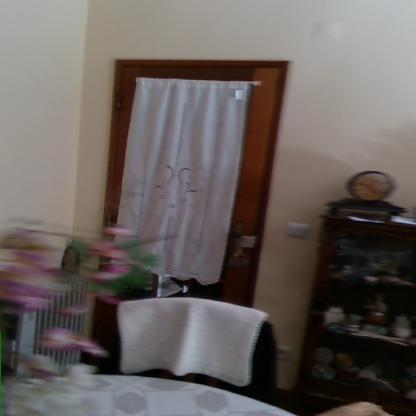
#> input picture src/neural/dataset_test/test/Door0070_png.rf.cf06ab6b3bf8fa73ddf5de9efbaf6d13.jpg, 416 x 416 px; its folder holds only this picture in this run
$ python -i door_detector_classical.py   (imports and definitions only)
#> lines starting #> are read from the running program, lines starting #| are printed output that depends on the picture; after the words box and inside, x2 and y2 are one past the last pixel; in counts of white or black regions, pixels touching at a corner belong together
#> further down, picture is the input picture: shape (416, 416, 3); mean B, G, R 93.2, 95.8, 103.3
import cv2
import numpy as np
from read_dataset import test

def main(img):
    gray = cv2.cvtColor(img, cv2.COLOR_BGR2GRAY)
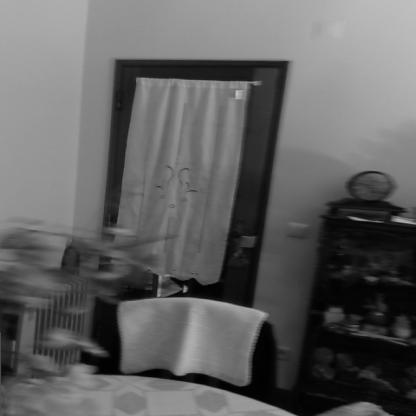
#> gray: shape (416, 416); min 0, max 196, mean 97.8
    blur = cv2.GaussianBlur(gray,(5,5),0)
    edges = cv2.Canny(blur,0,200)
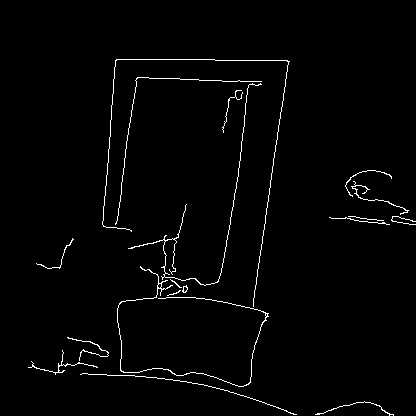
#> edges: shape (416, 416); 1.7% white in thin lines or dots, all inside (x1, y1, x2, y2) = (28, 59, 416, 416)

    cv2.imshow("result", edges)
    cv2.imshow("image", img)
    cv2.waitKey(0)

    return edges

# [9 lines not run here, left out]

>>> import cv2
>>> picture = cv2.imread('dataset_test/test/Door0070_png.rf.cf06ab6b3bf8fa73ddf5de9efbaf6d13.jpg')
>>> result = main(picture)
